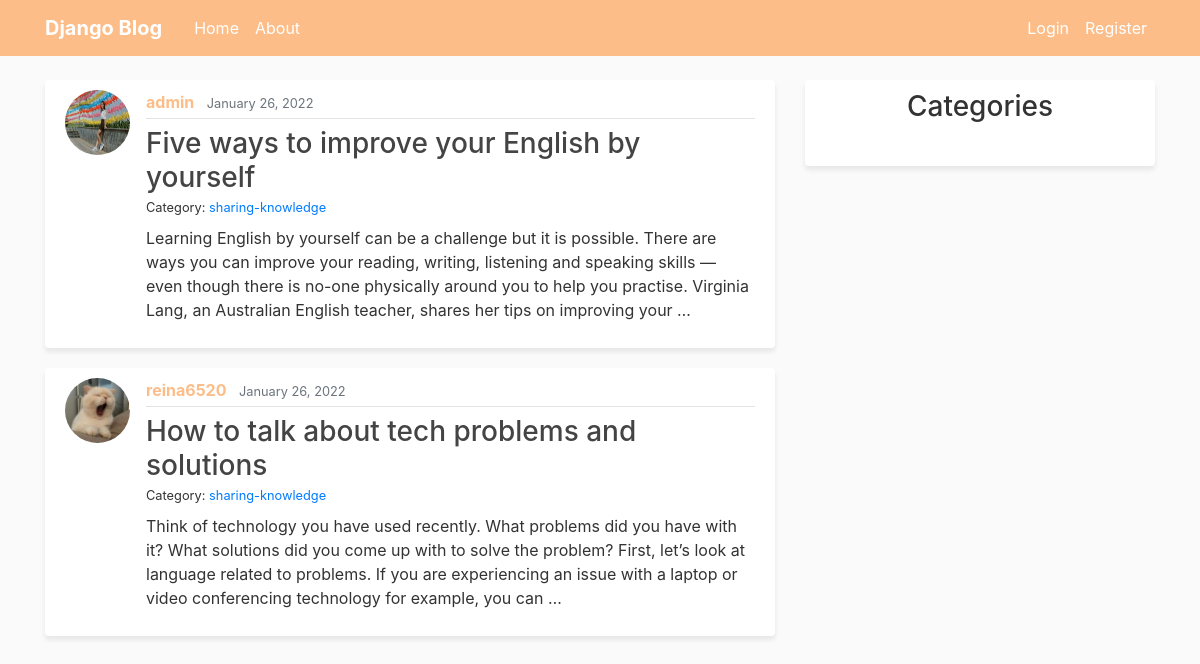
Page /category/sharing-knowledge/ on the committed database.
### blog/models.py (models this page shows, shortened)
class Post(models.Model):
    title = models.CharField(max_length=100)
    content = models.TextField()
    created_at = models.DateTimeField(default=timezone.now)
    author = models.ForeignKey(User, on_delete=models.CASCADE)
    category = models.ForeignKey(Category, on_delete=models.SET_NULL, null=True, blank=True)

class Category(models.Model):
    title = models.CharField(max_length=100)
    def __str__(self):
        return self.title

### users/models.py (models this page shows, shortened)
class Profile(models.Model):
    user = models.OneToOneField(User, on_delete=models.CASCADE, related_name='profile')
    image = models.ImageField(default = 'profile_pics/default.jpg', upload_to = 'profile_pics')

### blog/views.py (the view)
# urls.py: path('category/<str:category>/', CategoryListView.as_view(), name='category-posts'),
class CategoryListView(ListView):
    model = Post
    template_name = 'blog/home.html'
    context_object_name = 'posts'
    def get_queryset(self):
        category = get_object_or_404(Category, title=self.kwargs.get('category'))
        return Post.objects.filter(category=category)

### blog/templates/blog/home.html (shortened to what this page needs)
{% extends 'blog/base.html' %}
{% block content %}
    {% for post in posts %}
    <article class="media content-section rounded">
        <img src="{{ post.author.profile.image.url }}" class="rounded-circle article-img">
    <div class="media-body">
        <div class="article-metadata pb-1">
        <a class="mr-2" href="{% url 'user-posts' post.author.username %}">{{ post.author }}</a>
        <small class="text-muted">{{ post.created_at|date:"F d, Y" }}</small>
        </div>
        <h3 class="mb-0 mt-2"><a class="article-title" href="{% url 'post-detail' post.id %}">{{ post.title }}</a></h3>
        <small>Category: <a href="">{{ post.category }}</a></small>
        <p class="article-content mt-2">{{ post.content|truncatewords:50 }}</p>
    </div>
    </article>
    {% endfor %}
{% endblock content %}

### blog/static/blog/main.css (style rules this page uses)
body { background: #fafafa; color: #333333; margin-top: 5rem; }
h1, h2, h3, h4, h5, h6 { color: #333333; }
.content-section { background: #ffffff; padding: 10px 20px; margin-bottom: 20px; box-shadow: 0px 4px 5px 0px rgba(0,0,0,0.08) ; }
.article-title { color: #444444; }
.article-content { white-space: pre-line; }
.article-img { height: 65px; width: 65px; margin-right: 16px; }
.article-metadata { padding-bottom: 1px; margin-bottom: 4px; border-bottom: 1px solid #e3e3e3 }
.article-metadata a { color: #FCBD88; font-weight: 700; }

### rows in the picture
Post: author.profile.image (picture), author "admin", created_at "January 26, 2022", title "Five ways to improve your English by yourself", category "sharing-knowledge", content "Learning English by yourself can be a challenge but it is possible. There are ways you can improve your reading, writing, listening and speaking skills — even though there is no-one physically around you to help you practise. Virginia Lang, an Australian English teacher, shares her tips on improving your …"
Post: author.profile.image (picture), author "reina6520", created_at "January 26, 2022", title "How to talk about tech problems and solutions", category "sharing-knowledge", content "Think of technology you have used recently. What problems did you have with it? What solutions did you come up with to solve the problem? First, let’s look at language related to problems. If you are experiencing an issue with a laptop or video conferencing technology for example, you can …"
